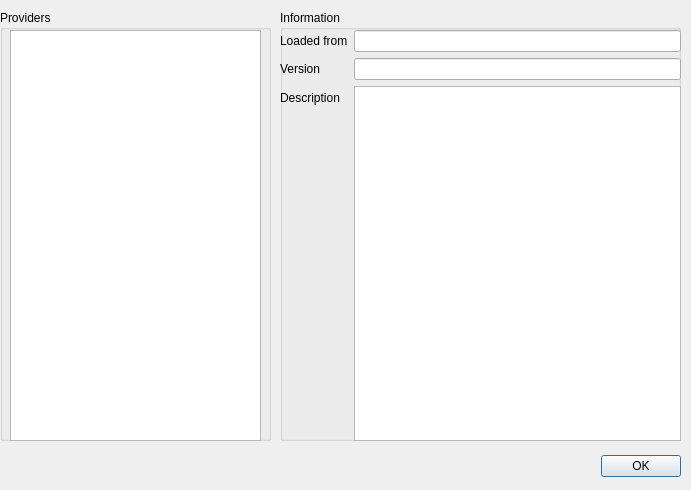
<?xml version="1.0" encoding="UTF-8"?>
<ui version="4.0">
 <class>ProvidersChooserDlg</class>
 <widget class="QDialog" name="ProvidersChooserDlg">
  <property name="geometry">
   <rect>
    <x>0</x>
    <y>0</y>
    <width>691</width>
    <height>490</height>
   </rect>
  </property>
  <property name="windowTitle">
   <string>Known Providers</string>
  </property>
  <widget class="QDialogButtonBox" name="buttonBox">
   <property name="geometry">
    <rect>
     <x>340</x>
     <y>450</y>
     <width>341</width>
     <height>32</height>
    </rect>
   </property>
   <property name="orientation">
    <enum>Qt::Horizontal</enum>
   </property>
   <property name="standardButtons">
    <set>QDialogButtonBox::Ok</set>
   </property>
  </widget>
  <widget class="QGroupBox" name="groupBox">
   <property name="geometry">
    <rect>
     <x>0</x>
     <y>10</y>
     <width>271</width>
     <height>431</height>
    </rect>
   </property>
   <property name="title">
    <string>Providers</string>
   </property>
   <widget class="QListWidget" name="providersList">
    <property name="geometry">
     <rect>
      <x>10</x>
      <y>20</y>
      <width>251</width>
      <height>411</height>
     </rect>
    </property>
   </widget>
  </widget>
  <widget class="QGroupBox" name="groupBox_2">
   <property name="geometry">
    <rect>
     <x>280</x>
     <y>10</y>
     <width>401</width>
     <height>431</height>
    </rect>
   </property>
   <property name="title">
    <string>Information</string>
   </property>
   <widget class="QWidget" name="formLayoutWidget">
    <property name="geometry">
     <rect>
      <x>0</x>
      <y>20</y>
      <width>401</width>
      <height>411</height>
     </rect>
    </property>
    <layout class="QFormLayout" name="formLayout">
     <property name="fieldGrowthPolicy">
      <enum>QFormLayout::AllNonFixedFieldsGrow</enum>
     </property>
     <item row="0" column="0">
      <widget class="QLabel" name="label">
       <property name="text">
        <string>Loaded from</string>
       </property>
      </widget>
     </item>
     <item row="0" column="1">
      <widget class="QLineEdit" name="soPath">
       <property name="readOnly">
        <bool>true</bool>
       </property>
      </widget>
     </item>
     <item row="1" column="0">
      <widget class="QLabel" name="label_2">
       <property name="text">
        <string>Version</string>
       </property>
      </widget>
     </item>
     <item row="1" column="1">
      <widget class="QLineEdit" name="versionInfo">
       <property name="readOnly">
        <bool>true</bool>
       </property>
      </widget>
     </item>
     <item row="2" column="0">
      <widget class="QLabel" name="label_3">
       <property name="text">
        <string>Description</string>
       </property>
      </widget>
     </item>
     <item row="2" column="1">
      <widget class="QTextBrowser" name="descr"/>
     </item>
    </layout>
   </widget>
  </widget>
 </widget>
 <resources/>
 <connections>
  <connection>
   <sender>buttonBox</sender>
   <signal>accepted()</signal>
   <receiver>ProvidersChooserDlg</receiver>
   <slot>accept()</slot>
   <hints>
    <hint type="sourcelabel">
     <x>248</x>
     <y>254</y>
    </hint>
    <hint type="destinationlabel">
     <x>157</x>
     <y>274</y>
    </hint>
   </hints>
  </connection>
  <connection>
   <sender>buttonBox</sender>
   <signal>rejected()</signal>
   <receiver>ProvidersChooserDlg</receiver>
   <slot>reject()</slot>
   <hints>
    <hint type="sourcelabel">
     <x>316</x>
     <y>260</y>
    </hint>
    <hint type="destinationlabel">
     <x>286</x>
     <y>274</y>
    </hint>
   </hints>
  </connection>
 </connections>
</ui>
